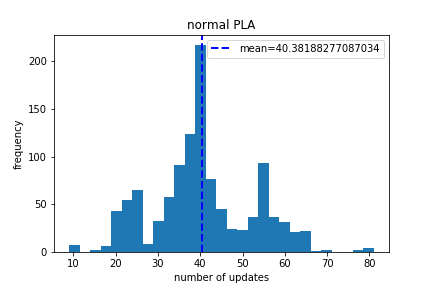

Generate this figure with Python:
import sys
import random
import numpy as np
import pandas as pd
import matplotlib.pyplot as plt
import time

def sign(num):
    if num <= 0:
        return -1.0
    return 1.0

def pla(x,y):
	random.seed(time.time())
	w = np.zeros((1, 5), dtype=np.float64)
	visit = list(range(x.T[0].size))
	random.shuffle(visit)
	flag = 1
	t = 0
	while flag:
		flag = 0
		for n in visit:
			dot = sign(np.dot(w,x[n]))
			if dot != y[n]:
				t += 1
				w += x[n]*y[n]
				flag = 1
				
	return t


def main():
	raw = pd.read_csv("./data/hw1_6_train.dat", sep='\s+', index_col=False, header=None)
	x = np.ones((raw[0].size,5))
	x[:,1:] = raw.iloc[:,0:4]
	y = raw.iloc[:,4].astype(np.float64)
	t = []

	for i in range(1126):
		t.append(pla(x,y))
		hashes = '#' * int(i/1126 * 20)
		spaces = ' ' * (20 - len(hashes))
		sys.stdout.write("\r[%s] %f%%"%(hashes + spaces,i/1126*100))
		sys.stdout.flush()
	print()
	print(sum(t)/1126)

	plt.hist(t, bins='auto')
	plt.xlabel('number of updates')  
	plt.ylabel('frequency') 
	plt.title('normal PLA')
	plt.axvline(sum(t)/1126, color='b', linestyle='dashed', linewidth=2, label='mean='+str(sum(t)/1126))
	plt.legend(loc='upper right')
	plt.savefig('./pla.png')

if __name__ == '__main__':
	main()